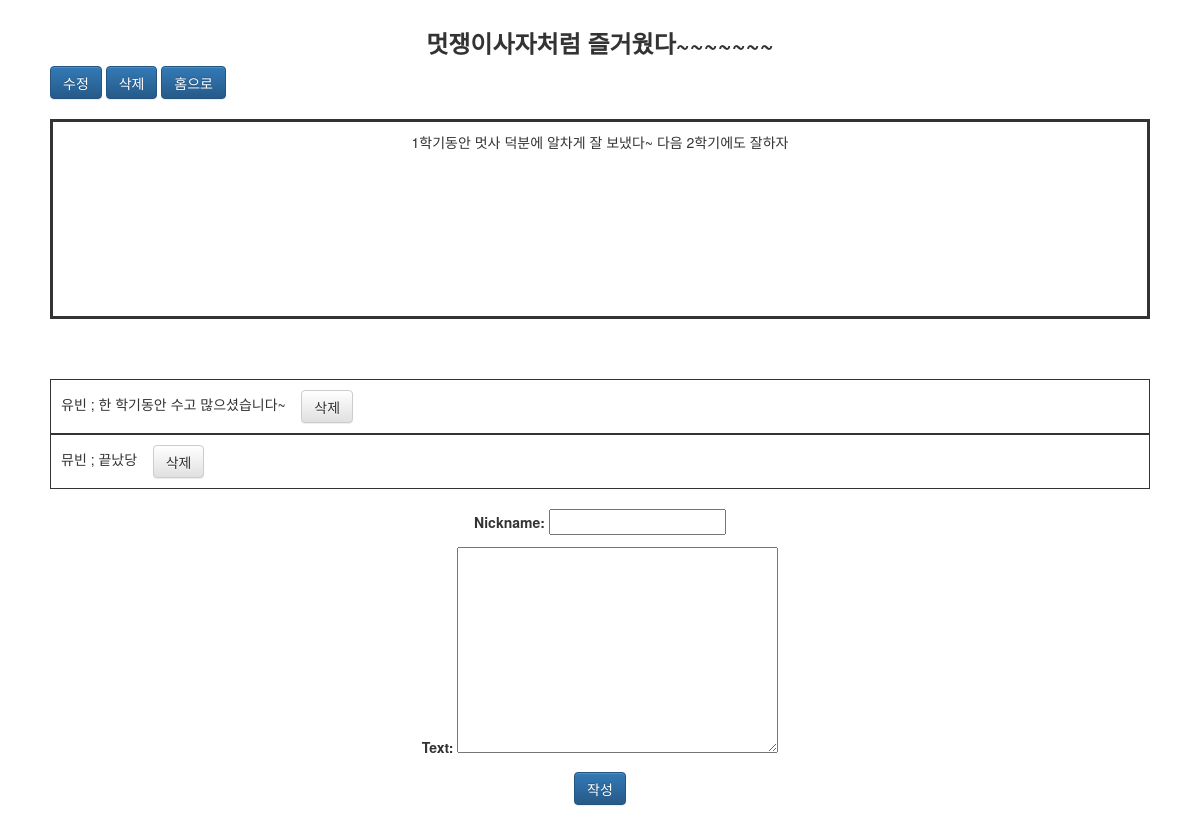
The page /write/post/1/ (signed in) on the database its author committed.
### write/models.py (models this page shows, shortened)
class Post(models.Model):
    title = models.CharField(max_length=200)
    text = models.TextField()

class Comment(models.Model):
    post=models.ForeignKey('write.Post', related_name='comments', on_delete=models.CASCADE)
    nickname= models.CharField(max_length=200)
    text=models.TextField()

### write/views.py (the view)
# urls.py: path('post/<int:post_id>/', write.views.detail, name='detail'),
@login_required
def detail(request, post_id):
        post_detail = get_object_or_404(Post, pk = post_id)
        form = CommentForm()
        return render(request, 'write/detail.html', {'post':post_detail, 'form':form,})

### write/forms.py
class CommentForm(forms.ModelForm):
    class Meta:
        model = Comment
        fields = {'nickname', 'text',}

### write/templates/write/detail.html (shortened to what this page needs)
<head>
</head>
<body>
<div style ="margin-left: 50px; margin-right: 50px; margin-top: 30px">
    <link rel="stylesheet" href="https://maxcdn.bootstrapcdn.com/bootstrap/3.3.2/css/bootstrap.min.css">
    <link rel="stylesheet" href="https://maxcdn.bootstrapcdn.com/bootstrap/3.3.2/css/bootstrap-theme.min.css">
<div>
    <h3 class="text-center"> <strong>{{post.title}}</strong> </h3>
    <a href= "{% url 'edit' post.id %}" button style="height:33px;" class="btn btn-primary" >수정</a>
    <a href= "{% url 'delete' post.id %}" button style="height:33px;" class="btn btn-primary">삭제</a>
    <a href= "{% url 'home'%}" button style="height:33px;" class="btn btn-primary">홈으로</a>
</div class="text-center">
    <br>
    <div style= "border: 3px solid; text-align:center; height: 200px; width: auto; padding:10px;">
        <p>{{post.text}}</p>
    </div>
<br>
<br>
<br>
{% for comment in post.comments.all %}
<div style= "border: 1px solid; height: auto; width: auto; padding:10px;">
     {{comment.nickname}} ; {{comment.text}} &nbsp; &nbsp;<a href="{% url 'comment_delete' comment_id=comment.id %}" button style="height:33px;" class="btn btn-default">삭제</a>
</div>
{% empty %}
<h5 class="text-center"><strong> !! 아무 댓글이 없어요 !! </strong></h5>
{% endfor %}
<br>
<div class="text-center">
    <form method="POST" action="{% url 'add_comment' post.id %}">
        {{form.as_p}}
        <button type = "submit" button style="height:33px;"class="save btn btn-primary">작성</button>
    </form>
</div>
</div>
</body>

### rows shown on the page
Post: title "멋쟁이사자처럼 즐거웠다~~~~~~~", text "1학기동안 멋사 덕분에 알차게 잘 보냈다~ 다음 2학기에도 잘하자"
Comment: nickname "유빈", text "한 학기동안 수고 많으셨습니다~"
Comment: nickname "뮤빈", text "끝났당"
